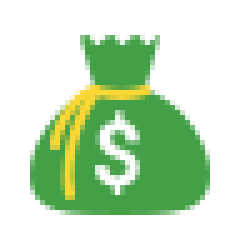
#> input picture log.png, 48 x 48 px (shown 5 times larger)
$ python frames.py
#> lines starting #> are read from the running program, lines starting #| are printed output that depends on the picture
from tkinter import *
from tkinter import ttk , Tk
from PIL import Image, ImageTk  # para rendenização de imagens
from matplotlib.backends.backend_tkagg import FigureCanvasTkAgg
import matplotlib.pyplot as plt
from matplotlib.figure import Figure
from tkinter.ttk import Progressbar
from tkcalendar import calendar_, DateEntry
from datetime import date


def criar_frames():

    co0 = "#2e2d2b"
    co1 = "#feffff"
    co2 = "#4fa882"
    co3 = "#38572b"
    co4 = "#403d3d"
    co5 = "#e06636"
    co6 = "#038cfc"
    co7 = "#3fbfb9"
    co8 = "#263238"
    co9 = "#e9edf5"
    colors = ["#5588bb","#66bbbb","#99bb55", "#ee9944","#444466","#bb5555"]

    janela = Tk()
    janela.title('Controle de Renda')
    janela.geometry('900x650')
    janela.configure(background=co9)
    janela.resizable(width=False , height=False)

    style = ttk.Style(janela)
    style.theme_use("clam")  # TEMA A SER USADO

    frameCima = Frame(janela, width= 1043, height=50, bg=co1, relief="flat")
    frameCima.grid(row=0, column=0)
    # ordenação e alinhamento da imagem
    img = Image.open('log.png')
#> img is the input picture: PIL image 48x48 RGBA; mean R, G, B, A 40.7, 70.3, 33.3, 96.6
    img = img.resize((45, 45))
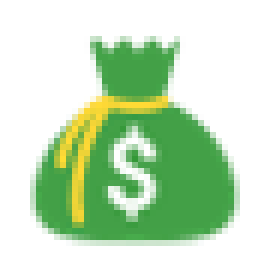
#> img: PIL image 45x45 RGBA (shown 6 times larger); mean R, G, B, A 42.5, 74.6, 35.2, 96.6; transparent parts drawn white
    app_img = ImageTk.PhotoImage(img)
    # titulo
    label_img = Label(frameCima, image=app_img, text="Orçamento Pessoal", width= 900, compound= LEFT, padx=5, relief= RAISED, anchor= NW, font=('Verdana 20 bold'), bg=co1 , fg=co4)
    label_img.place(x=0, y=0)

    frameMeio = Frame(janela, width= 1043, height=361, bg=co1, pady=20, relief="raised")
#> (the run stopped early here; a loop or call above may not have finished)
